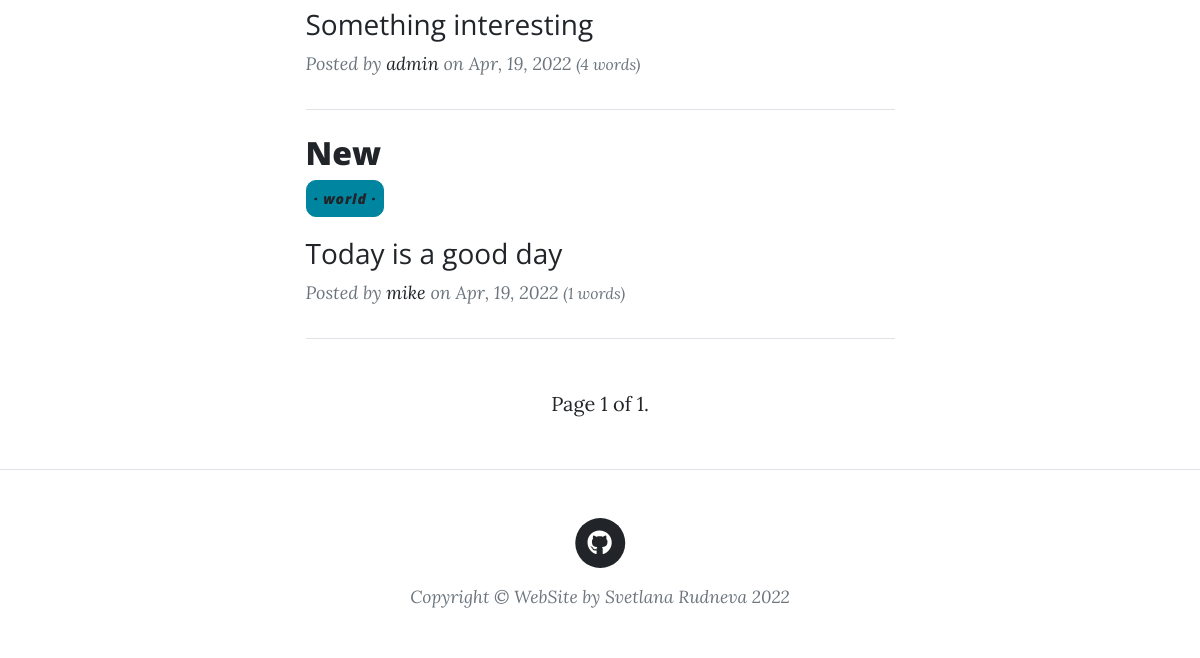
The app's page / (lower part), older data.
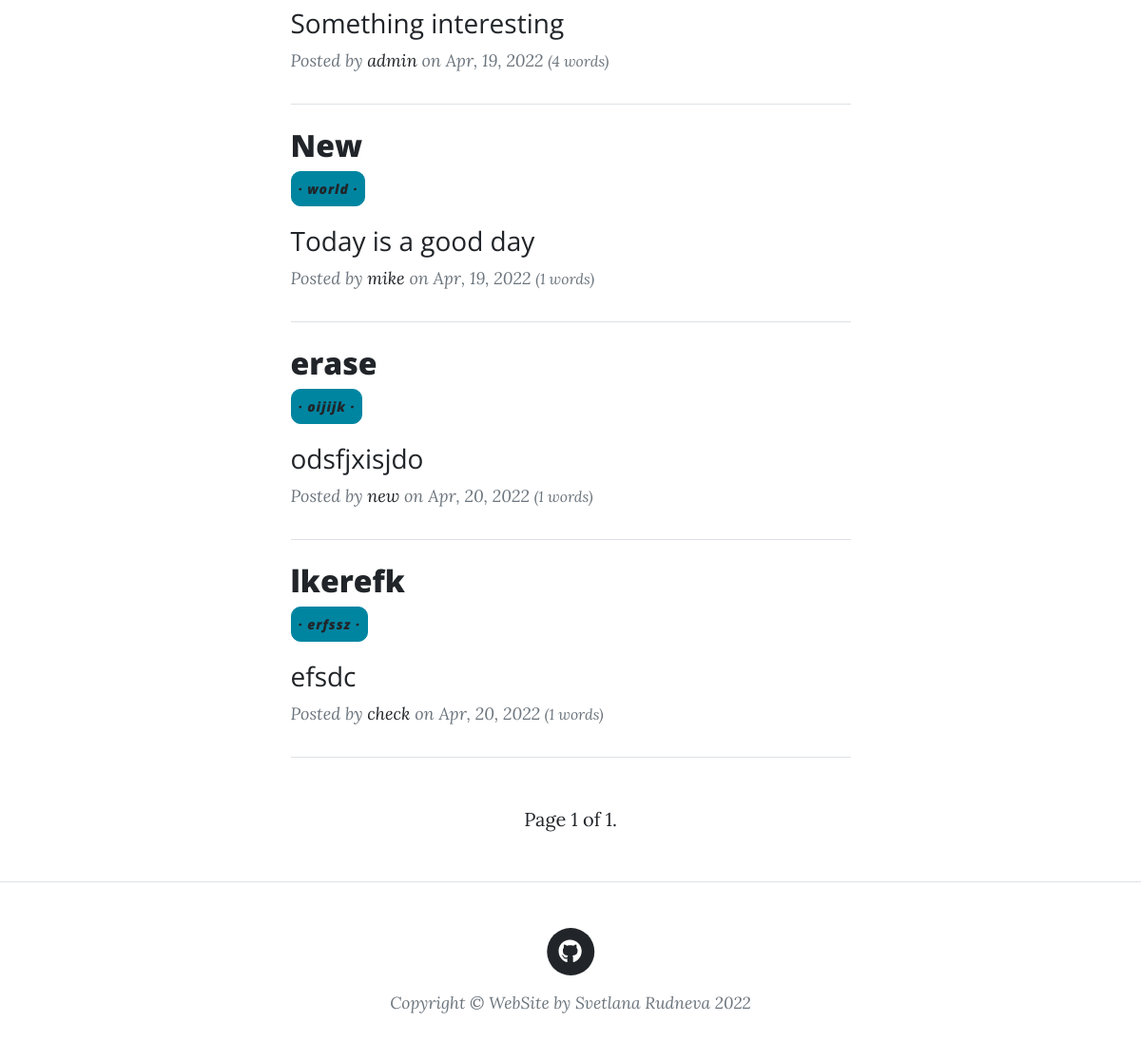
The same page, newer data.
### home/models.py (models this page shows, shortened)
class blogModel(models.Model):
    class Meta:
        verbose_name_plural = "Posts"
    author = models.ForeignKey(settings.AUTH_USER_MODEL, on_delete=models.PROTECT)
    title = models.CharField(max_length=200)
    content = FroalaField(options={'toolbarInline': True,})
    summary = models.TextField(max_length=500, blank=True, null=True)
    tags = models.ManyToManyField(Tag, related_name="posts")
    comments = GenericRelation(Comment)
    slug = models.SlugField(max_length=50, null=True, blank=True)
    image = models.ImageField(upload_to="blog", blank=True, null=True)
    created_at = models.DateTimeField(auto_now_add=True)
    upload_date = models.DateTimeField(auto_now_add=True)
    modified_at = models.DateTimeField(auto_now=True)
    published_at = models.DateTimeField(blank=True, null=True, db_index=True)
    all_tags = TaggableManager()

### home/views.py (the view)
# urls.py: path('', include('home.urls')),
def home(request):
    context = {}
    posts = (
        blogModel.objects.filter(published_at__lte=timezone.now())
        .select_related("author")
        .defer('created_at', 'modified_at')
    )
    current_page = Paginator(posts, 7)
    page = request.GET.get('page')
    try:
        context['posts'] = current_page.page(page)
    except PageNotAnInteger:
        context['posts'] = current_page.page(1)
    except EmptyPage:
        context['posts'] = current_page.page(current_page.num_pages)
    return render(request, 'home.html', context)

### home/templatetags/blog_extras.py (called while the page is built)
@register.filter
def author_details(author, current_user=None):
    if not isinstance(author, user_model):
        return ""  # return empty string as safe default
    if author == current_user:
        return format_html("<strong>me</strong>")
    if author.first_name and author.last_name:
        name = f"{author.first_name} {author.last_name}"
    else:
        name = f"{author.username}"
    if author.email:
        prefix = ""
        suffix = ""
    else:
        prefix = ""
        suffix = ""
    return format_html('{}{}{}', prefix, name, suffix)

### home/templates/home.html (shortened to what this page needs)
{% extends 'base.html' %}
{% load static %}
{% block content %}
    <div class="container px-4 px-lg-5" style="margin-top: 60px;">
        <div class="row gx-4 gx-lg-5 justify-content-center">
            <div class="col-md-10 col-lg-8 col-xl-7">
                {% for post in posts %}
                <div class="post-preview">
                        <h2 class="post-title"><a href="{% url 'posts' post.slug %}">{{ post.title }}</a></h2>
                        <div class="tags" style="display: flex; flex-direction: row; item-align: center; width: 100%;">
                            {% for tag in post.all_tags.all %}
                                <button class="btn btn-primary" style="border-radius:10px; padding:7px; margin-right:15px; font-style:italic; color: black; margin-bottom: 20px;"><a href="{% url 'post_list_by_tag' tag.slug %}">&middot; {{ tag.slug }} &middot;</a></button>
                            {% endfor %}
                        </div>
                        {% if post.summary  %}
                        <h3 class="post-subtitle" style="font-weight:normal">{{ post.summary }}</h3>
                        {% endif %}
                    <p class="post-meta">
                        {% include "post-byline.html" %}
                        <small>({{ post.content|wordcount }} words)</small>
                    </p>
                </div>
                <hr class="my-4" />
                {% endfor %}
                {% include 'paginator.html' with page=posts %}
            </div>
        </div>
    </div>
{% endblock %}

### home/templates/post-byline.html
{% load blog_extras %}
Posted by <a href="{% url 'about_author' post.author %}">{{ post.author|author_details:request.user }}</a> on {{ post.published_at|date:"M, d, Y" }}

Row changes from the older to the newer data that the page shows:
added blogModel: title "erase", summary "odsfjxisjdo", author|author_details "new", published_at "Apr, 20, 2022", content "1"
added Tag: slug "oijijk", shown under "erase"
added blogModel: title "lkerefk", summary "efsdc", author|author_details "check", published_at "Apr, 20, 2022", content "1"
added Tag: slug "erfssz", shown under "lkerefk"
